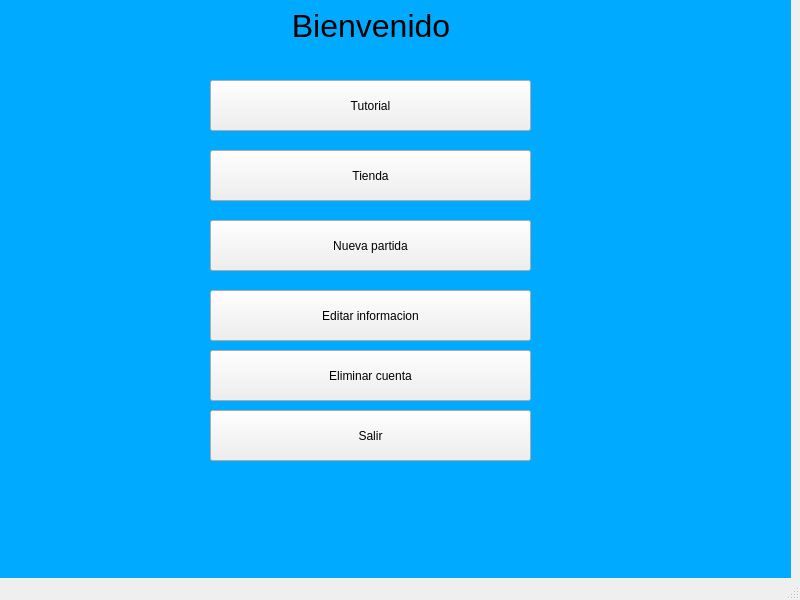
<?xml version="1.0" encoding="UTF-8"?>
<ui version="4.0">
 <class>MainWindow</class>
 <widget class="QMainWindow" name="MainWindow">
  <property name="geometry">
   <rect>
    <x>0</x>
    <y>0</y>
    <width>800</width>
    <height>600</height>
   </rect>
  </property>
  <property name="windowTitle">
   <string>Iniciar sesion</string>
  </property>
  <widget class="QWidget" name="centralwidget">
   <widget class="QLabel" name="label">
    <property name="geometry">
     <rect>
      <x>0</x>
      <y>0</y>
      <width>791</width>
      <height>581</height>
     </rect>
    </property>
    <property name="styleSheet">
     <string notr="true">background-color: rgb(0, 170, 255);</string>
    </property>
    <property name="text">
     <string/>
    </property>
   </widget>
   <widget class="QLabel" name="label_2">
    <property name="geometry">
     <rect>
      <x>240</x>
      <y>10</y>
      <width>271</width>
      <height>31</height>
     </rect>
    </property>
    <property name="font">
     <font>
      <family>MS Shell Dlg 2</family>
      <pointsize>24</pointsize>
      <weight>50</weight>
      <italic>false</italic>
      <bold>false</bold>
     </font>
    </property>
    <property name="layoutDirection">
     <enum>Qt::LeftToRight</enum>
    </property>
    <property name="autoFillBackground">
     <bool>false</bool>
    </property>
    <property name="styleSheet">
     <string notr="true">font: 24pt &quot;MS Shell Dlg 2&quot;;
fontcolor:rgb(0,0,0)</string>
    </property>
    <property name="text">
     <string>Bienvenido </string>
    </property>
    <property name="alignment">
     <set>Qt::AlignCenter</set>
    </property>
   </widget>
   <widget class="QPushButton" name="Tutorial">
    <property name="geometry">
     <rect>
      <x>210</x>
      <y>80</y>
      <width>321</width>
      <height>51</height>
     </rect>
    </property>
    <property name="text">
     <string>Tutorial</string>
    </property>
   </widget>
   <widget class="QPushButton" name="Tienda">
    <property name="geometry">
     <rect>
      <x>210</x>
      <y>150</y>
      <width>321</width>
      <height>51</height>
     </rect>
    </property>
    <property name="text">
     <string>Tienda</string>
    </property>
   </widget>
   <widget class="QPushButton" name="Nueva_partida">
    <property name="geometry">
     <rect>
      <x>210</x>
      <y>220</y>
      <width>321</width>
      <height>51</height>
     </rect>
    </property>
    <property name="text">
     <string>Nueva partida</string>
    </property>
   </widget>
   <widget class="QPushButton" name="Salir">
    <property name="geometry">
     <rect>
      <x>210</x>
      <y>410</y>
      <width>321</width>
      <height>51</height>
     </rect>
    </property>
    <property name="text">
     <string>Salir</string>
    </property>
   </widget>
   <widget class="QPushButton" name="Editar_info">
    <property name="geometry">
     <rect>
      <x>210</x>
      <y>290</y>
      <width>321</width>
      <height>51</height>
     </rect>
    </property>
    <property name="text">
     <string>Editar informacion</string>
    </property>
   </widget>
   <widget class="QPushButton" name="Eliminarcuenta">
    <property name="geometry">
     <rect>
      <x>210</x>
      <y>350</y>
      <width>321</width>
      <height>51</height>
     </rect>
    </property>
    <property name="text">
     <string>Eliminar cuenta</string>
    </property>
   </widget>
  </widget>
  <widget class="QMenuBar" name="menubar">
   <property name="geometry">
    <rect>
     <x>0</x>
     <y>0</y>
     <width>800</width>
     <height>21</height>
    </rect>
   </property>
  </widget>
  <widget class="QStatusBar" name="statusbar"/>
 </widget>
 <resources/>
 <connections/>
</ui>
